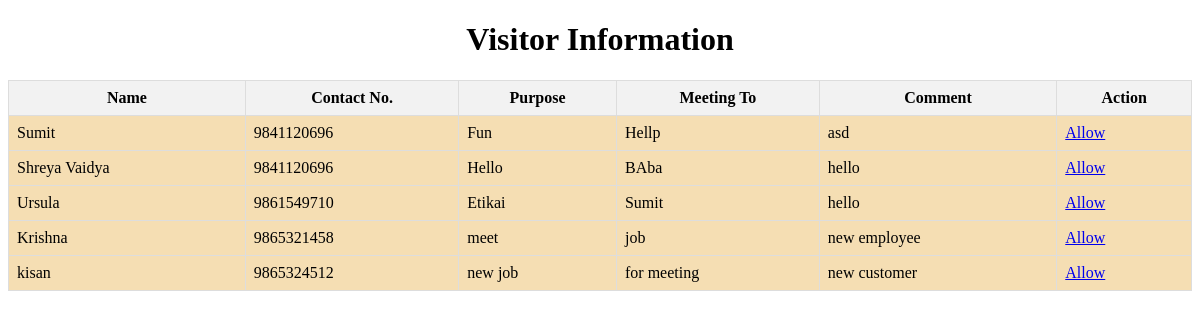
Page /user_info.php on the committed database.
### tables this page shows
CREATE TABLE IF NOT EXISTS `info_visitor` (
`Serial` int(11) NOT NULL,
  `Name` char(50) NOT NULL,
  `Contact` bigint(10) NOT NULL,
  `Purpose` varchar(100) NOT NULL,
  `meetingTo` varchar(100) NOT NULL,
  `day` varchar(50) NOT NULL,
  `month` int(2) NOT NULL,
  `year` int(4) NOT NULL,
  `Date` date NOT NULL,
  `TimeIN` time NOT NULL,
  `ReceiptID` int(6) NOT NULL,
  `Status` varchar(100) NOT NULL,
  `Comment` varchar(100) NOT NULL,
  `TimeOUT` time NOT NULL,
  `registeredBy` varchar(30) NOT NULL,
  `loggedOutBy` varchar(30) NOT NULL
);

### user_info.php (the view, shortened to what this page needs)
<!DOCTYPE html>
<html>
<head>
</head>
<body>
    <h1>Visitor Information</h1>
    <?php
    $servername = "localhost";
    $username = "root";
    $password = "";
    $dbname = "db_vms";
    $conn = new mysqli($servername, $username, $password, $dbname);
    $sql = "SELECT * FROM info_visitor";
    $result = $conn->query($sql);
    if ($result->num_rows > 0) {
        echo "<table>";
        echo "<tr><th>Name</th><th>Contact No.</th><th>Purpose</th><th>Meeting To</th><th>Comment</th><th>Action</th></tr>";
        while ($row = $result->fetch_assoc()) {
            echo "<tr>";
            echo "<td>" . $row["Name"] . "</td>";
            echo "<td>" . $row["Contact"] . "</td>";
            echo "<td>" . $row["Purpose"] . "</td>";
            echo "<td>" . $row["meetingTo"] . "</td>";
            echo "<td>" . $row["Comment"] . "</td>";
            echo "<td><a href='allow.php?id=" . $row["ID"] . "' class='allow-button'>Allow</a></td>";
            echo "</tr>";
        }
        echo "</table>";
    } else {
        echo "No records found.";
    }
    ?>
</body>
</html>

### user_info.php (style rules this page uses)
table { border-collapse: collapse; width: 100%; }
th, td { background-color: wheat; border: 1px solid #ddd; padding: 8px; }
th { background-color: #f2f2f2; }
tr:nth-child(even) { background-color: #f9f9f9; }
h1 { text-align: center; }
.allow-button { text-align: center; }

### rows in the picture
info_visitor: Name "Sumit", Contact "9841120696", Purpose "Fun", meetingTo "Hellp", Comment "asd"
info_visitor: Name "Shreya Vaidya", Contact "9841120696", Purpose "Hello", meetingTo "BAba", Comment "hello"
info_visitor: Name "Ursula", Contact "9861549710", Purpose "Etikai", meetingTo "Sumit", Comment "hello"
info_visitor: Name "Krishna", Contact "9865321458", Purpose "meet", meetingTo "job", Comment "new employee"
info_visitor: Name "kisan", Contact "9865324512", Purpose "new job", meetingTo "for meeting", Comment "new customer"
